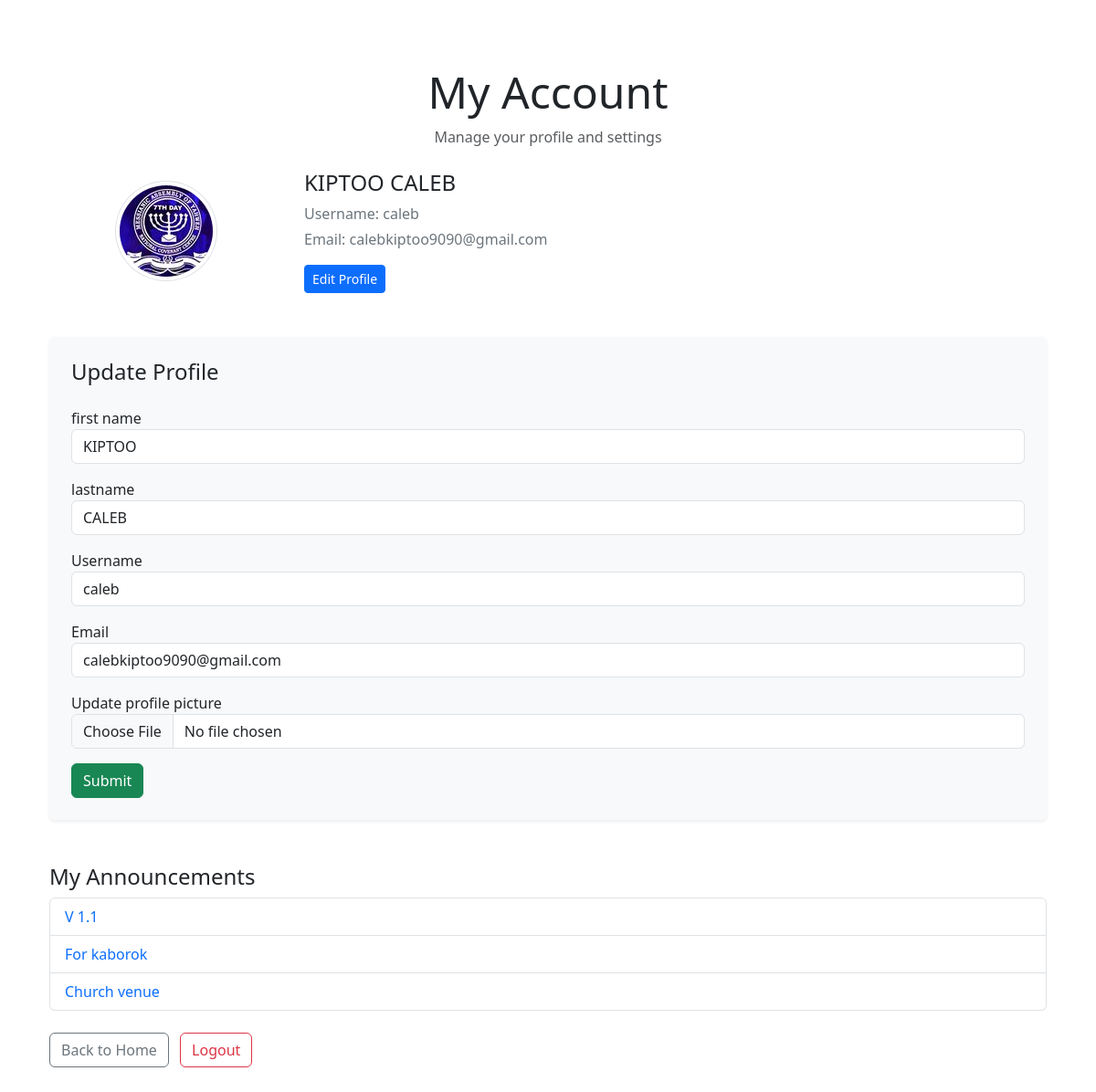
Page /account (signed in) on the earlier database version.
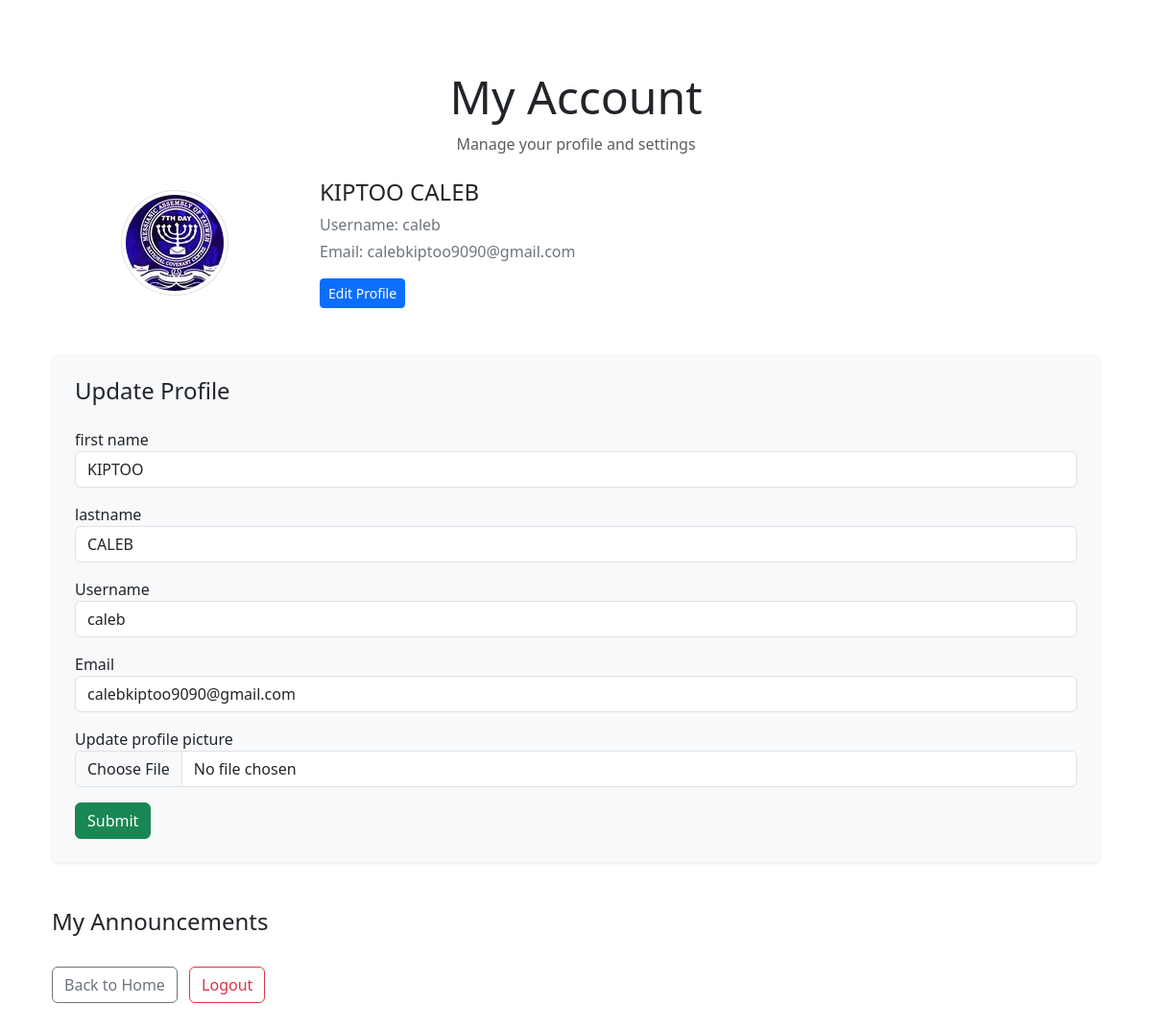
Same page on the later database version.
### application/models.py (models this page shows)
class Announcement(db.Model):
    id = db.Column(db.Integer, primary_key=True)
    title = db.Column(db.String(100), nullable=False)
    content = db.Column(db.Text, nullable=False)
    branch = db.Column(db.String(50), nullable=False)
    date_posted = db.Column(db.DateTime, nullable=False, default=datetime.utcnow)
    user_id = db.Column(db.Integer, db.ForeignKey('user.id'), nullable=False)

### application/users/routes.py (the view)
@users.route('/account', methods=['GET', 'POST'])
@login_required
def account():
  form = UpdateAccountForm()
  announcements = Announcement.query.filter_by(user_id=current_user.id)
  if form.validate_on_submit():
    if form.profile.data:
      old_picture = current_user.image_file
      picture_file = save_picture(form.profile.data, old_picture)
      current_user.image_file = picture_file
      db.session.add(current_user)  # Explicitly add current_user to the session
    current_user.username = form.username.data
    current_user.email = form.email.data
    current_user.firstname = form.firstname.data
    current_user.lastname = form.lastname.data
    try:
      db.session.commit()
      db.session.refresh(current_user)  # Ensure current_user reflects latest data
      print(f"Updated image file: {current_user.image_file}")  # Debug
    except Exception as e:
      print(f"Database commit failed: {e}")
      return redirect(url_for('users.account'))
  elif request.method == 'GET':
    form.username.data = current_user.username
    form.email.data = current_user.email
    form.firstname.data = current_user.firstname
    form.lastname.data = current_user.lastname
  image_file = url_for('static', filename='profile_pics/' + current_user.image_file)
  return render_template('account.html', title='Account', form=form, image_file=image_file, announcements=announcements)

### application/users/forms.py (shortened to what this page needs)
class UpdateAccountForm(FlaskForm):
    email = StringField('Email', validators=[DataRequired(), Email()])
    firstname = StringField('first name', validators=[DataRequired(), Length(min=2)])
    lastname = StringField('lastname', validators=[DataRequired(), Length(min=2)])
    profile = FileField('Update profile picture', validators=[FileAllowed(['jpg', 'png', 'jpeg'])])
    username = StringField('Username', validators=[DataRequired(), Length(min=3, max=20)])
    submit =SubmitField('Submit')

### application/models.py (called while the page is built)
@login_manager.user_loader
def load_user(user_id):
    return User.query.get(int(user_id))

### application/templates/account.html (shortened to what this page needs)
{% extends "layout.html" %}
{% block content %}
<div class="container py-5">
  <div class="text-center mb-4">
    <h1 class="display-5">My Account</h1>
    <p class="text-muted">Manage your profile and settings</p>
  </div>
  <div class="row align-items-center mb-5">
    <div class="col-md-3 text-center">
      <img src="{{ image_file }}" alt="Profile Picture" class="img-thumbnail rounded-circle" style="max-width: 150px;">
    </div>
    <div class="col-md-9">
      <h4>{{ form.firstname.data }} {{ form.lastname.data }}</h4>
      <p class="text-secondary mb-1">Username: {{ form.username.data }}</p>
      <p class="text-secondary">Email: {{ form.email.data }}</p>
      <button class="btn btn-primary btn-sm">Edit Profile</button>
    </div>
  </div>
  <form action="" method="POST" enctype="multipart/form-data" class="bg-light p-4 rounded shadow-sm">
    <h4 class="mb-4">Update Profile</h4>
    <div class="mb-3">
      {{ form.firstname.label }} <br>
      {{ form.firstname(class_="form-control") }}
    </div>
    <div class="mb-3">
      {{ form.lastname.label }} <br>
      {{ form.lastname(class_="form-control") }}
    </div>
    <div class="mb-3">
      {{ form.username.label }} <br>
      {{ form.username(class_="form-control") }}
    </div>
    <div class="mb-3">
      {{ form.email.label }} <br>
      {{ form.email(class_="form-control") }}
    </div>
    <div class="mb-3">
      {{ form.profile.label }} <br>
      {{ form.profile(class_="form-control") }}
    </div>
    <div>
      {{ form.submit(class_="btn btn-success") }}
    </div>
  </form>
  <div class="mt-5">
    <h4>My Announcements</h4>
    <ul class="list-group">
      {% for announcement in announcements %}
        <li class="list-group-item">
          <a href="{{ url_for('announcements.announcements', announcement_id=announcement.id) }}" class="text-decoration-none text-primary">
            {{ announcement.title }}
          </a>
        </li>
      {% endfor %}
    </ul>
  </div>
  <div class="mt-4">
    <a href="{{ url_for('main.home') }}" class="btn btn-outline-secondary me-2">Back to Home</a>
    <a href="{{ url_for('main.logout') }}" class="btn btn-outline-danger">Logout</a>
  </div>
</div>
{% endblock content %}

Differences in the rows shown:
removed Announcement: title "V 1.1"
removed Announcement: title "For kaborok"
removed Announcement: title "Church venue"
